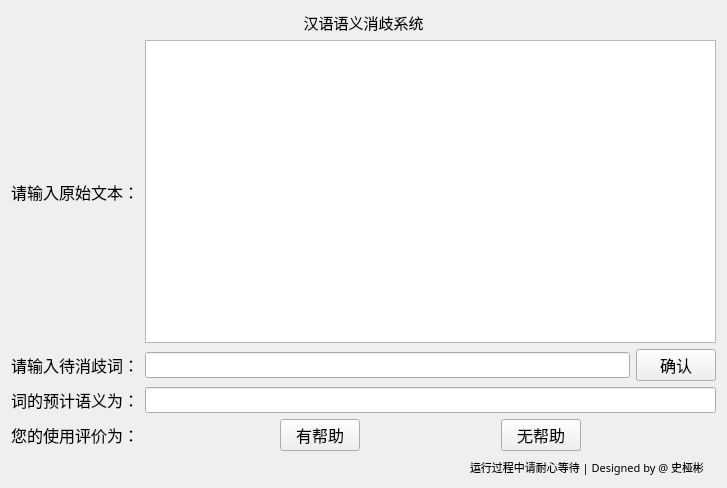
<?xml version="1.0" encoding="UTF-8"?>
<ui version="4.0">
 <class>WSD</class>
 <widget class="QWidget" name="WSD">
  <property name="geometry">
   <rect>
    <x>0</x>
    <y>0</y>
    <width>727</width>
    <height>488</height>
   </rect>
  </property>
  <property name="font">
   <font>
    <family>Adobe Heiti Std</family>
    <pointsize>12</pointsize>
   </font>
  </property>
  <property name="windowTitle">
   <string>汉语语义消歧系统</string>
  </property>
  <property name="accessibleName">
   <string>WSD</string>
  </property>
  <property name="styleSheet">
   <string notr="true"/>
  </property>
  <layout class="QVBoxLayout" name="verticalLayout_4">
   <item>
    <layout class="QVBoxLayout" name="verticalLayout_3">
     <item>
      <widget class="QLabel" name="label_4">
       <property name="font">
        <font>
         <family>方正榜书行简体</family>
         <pointsize>11</pointsize>
        </font>
       </property>
       <property name="layoutDirection">
        <enum>Qt::LeftToRight</enum>
       </property>
       <property name="text">
        <string>&lt;html&gt;&lt;head/&gt;&lt;body&gt;&lt;p align=&quot;center&quot;&gt;汉语语义消歧系统&lt;/p&gt;&lt;/body&gt;&lt;/html&gt;</string>
       </property>
      </widget>
     </item>
     <item>
      <layout class="QVBoxLayout" name="verticalLayout_2">
       <item>
        <layout class="QVBoxLayout" name="verticalLayout">
         <item>
          <layout class="QHBoxLayout" name="horizontalLayout_5">
           <item>
            <widget class="QLabel" name="label">
             <property name="font">
              <font>
               <family>仿宋</family>
               <pointsize>12</pointsize>
              </font>
             </property>
             <property name="text">
              <string>请输入原始文本：</string>
             </property>
            </widget>
           </item>
           <item>
            <widget class="QPlainTextEdit" name="plainTextEdit">
             <property name="font">
              <font>
               <family>仿宋</family>
               <pointsize>10</pointsize>
              </font>
             </property>
            </widget>
           </item>
          </layout>
         </item>
         <item>
          <layout class="QHBoxLayout" name="horizontalLayout_3">
           <item>
            <widget class="QLabel" name="label_2">
             <property name="font">
              <font>
               <family>仿宋</family>
               <pointsize>12</pointsize>
              </font>
             </property>
             <property name="text">
              <string>请输入待消歧词：</string>
             </property>
            </widget>
           </item>
           <item>
            <widget class="QLineEdit" name="lineEdit">
             <property name="font">
              <font>
               <family>仿宋</family>
               <pointsize>10</pointsize>
              </font>
             </property>
            </widget>
           </item>
           <item>
            <widget class="QPushButton" name="pushButton">
             <property name="font">
              <font>
               <family>方正榜书行简体</family>
               <pointsize>12</pointsize>
              </font>
             </property>
             <property name="text">
              <string>确认</string>
             </property>
            </widget>
           </item>
          </layout>
         </item>
         <item>
          <layout class="QHBoxLayout" name="horizontalLayout_2">
           <item>
            <widget class="QLabel" name="label_3">
             <property name="font">
              <font>
               <family>仿宋</family>
               <pointsize>12</pointsize>
              </font>
             </property>
             <property name="text">
              <string>词的预计语义为：</string>
             </property>
            </widget>
           </item>
           <item>
            <widget class="QLineEdit" name="lineEdit_2">
             <property name="font">
              <font>
               <family>仿宋</family>
               <pointsize>10</pointsize>
              </font>
             </property>
             <property name="text">
              <string/>
             </property>
            </widget>
           </item>
          </layout>
         </item>
         <item>
          <layout class="QHBoxLayout" name="horizontalLayout">
           <item>
            <widget class="QLabel" name="label_7">
             <property name="font">
              <font>
               <family>仿宋</family>
               <pointsize>12</pointsize>
              </font>
             </property>
             <property name="text">
              <string>您的使用评价为：</string>
             </property>
            </widget>
           </item>
           <item>
            <spacer name="horizontalSpacer_3">
             <property name="orientation">
              <enum>Qt::Horizontal</enum>
             </property>
             <property name="sizeHint" stdset="0">
              <size>
               <width>40</width>
               <height>20</height>
              </size>
             </property>
            </spacer>
           </item>
           <item>
            <widget class="QPushButton" name="pushButton_2">
             <property name="font">
              <font>
               <family>方正榜书行简体</family>
               <pointsize>12</pointsize>
              </font>
             </property>
             <property name="text">
              <string>有帮助</string>
             </property>
            </widget>
           </item>
           <item>
            <spacer name="horizontalSpacer_2">
             <property name="orientation">
              <enum>Qt::Horizontal</enum>
             </property>
             <property name="sizeHint" stdset="0">
              <size>
               <width>40</width>
               <height>20</height>
              </size>
             </property>
            </spacer>
           </item>
           <item>
            <widget class="QPushButton" name="pushButton_3">
             <property name="font">
              <font>
               <family>方正榜书行简体</family>
               <pointsize>12</pointsize>
              </font>
             </property>
             <property name="text">
              <string>无帮助</string>
             </property>
            </widget>
           </item>
           <item>
            <spacer name="horizontalSpacer_4">
             <property name="orientation">
              <enum>Qt::Horizontal</enum>
             </property>
             <property name="sizeHint" stdset="0">
              <size>
               <width>40</width>
               <height>20</height>
              </size>
             </property>
            </spacer>
           </item>
          </layout>
         </item>
        </layout>
       </item>
       <item>
        <layout class="QHBoxLayout" name="horizontalLayout_4">
         <item>
          <spacer name="horizontalSpacer">
           <property name="orientation">
            <enum>Qt::Horizontal</enum>
           </property>
           <property name="sizeHint" stdset="0">
            <size>
             <width>40</width>
             <height>20</height>
            </size>
           </property>
          </spacer>
         </item>
         <item>
          <widget class="QLabel" name="label_6">
           <property name="font">
            <font>
             <family>Adobe Heiti Std</family>
             <pointsize>8</pointsize>
            </font>
           </property>
           <property name="text">
            <string>运行过程中请耐心等待 | Designed by @ 史桠彬</string>
           </property>
          </widget>
         </item>
         <item>
          <widget class="QLabel" name="label_5">
           <property name="font">
            <font>
             <family>Adobe Heiti Std</family>
             <pointsize>8</pointsize>
            </font>
           </property>
           <property name="text">
            <string/>
           </property>
          </widget>
         </item>
        </layout>
       </item>
      </layout>
     </item>
    </layout>
   </item>
  </layout>
 </widget>
 <resources/>
 <connections/>
</ui>
